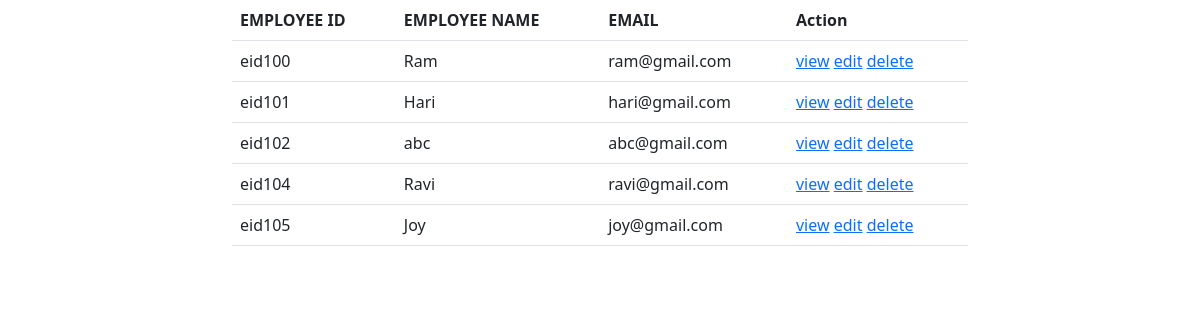
The app's page /employee/all, older data.
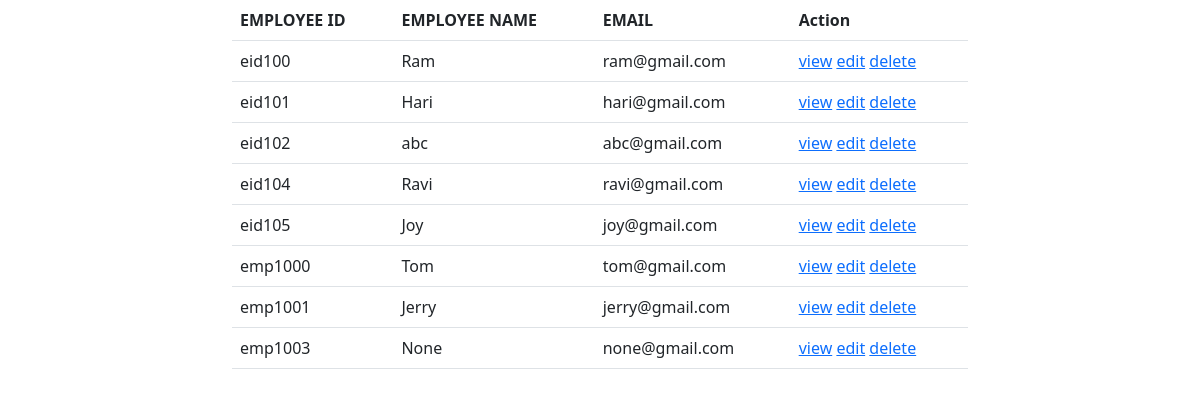
The same page, newer data.
### employee/models.py (models this page shows)
class Employee(models.Model):
    eid=models.CharField(max_length=120,primary_key=True)
    employee_name=models.CharField(max_length=120)
    designation=models.CharField(max_length=120)
    salary=models.PositiveIntegerField()
    email=models.EmailField(unique=True)
    experience=models.PositiveIntegerField(null=True)
    def __str__(self):
        return self.employee_name

### employee/views.py (the view)
# urls.py: path("all",views.EmployeeListView.as_view(),name="emp-list"),
class EmployeeListView(View):
    def get(self,request,*args,**kwargs):
        qs=Employee.objects.all()
        return render(request,"emp-list.html",{"employees":qs})

### employee/templates/emp-list.html (shortened to what this page needs)
<!DOCTYPE html>
<html lang="en">
<head>
    <link href="https://cdn.jsdelivr.net/npm/bootstrap@5.1.3/dist/css/bootstrap.min.css" rel="stylesheet">
</head>
<body>
<div class="container">
    <div class="row">
        <div class="col-2"></div>
        <div class="col-8">
        <table class="table">
            <tr>
                <th>EMPLOYEE ID</th>
                <th>EMPLOYEE NAME</th>
                <th>EMAIL</th>
                <th>Action</th>
            </tr>
            {%for emp in employees%}
            <tr>
                <td>{{emp.eid}}</td>
                <td>{{emp.employee_name}}</td>
                <td>{{emp.email}}</td>
                <td>
                    <a href="{%url 'emp-detail' emp.eid%}">view</a>
                    <a href="{%url 'emp-edit' emp.eid%}">edit</a>
                    <a href="{%url 'emp-delete' emp.eid%}">delete</a>
                </td>
            </tr>
            {%endfor%}
        </table>
        </div>
        <div class="col-2"></div>
    </div>
</div>
</body>
</html>

Row changes from the older to the newer data that the page shows:
added Employee: eid "emp1000", employee_name "Tom", email "tom@gmail.com"
added Employee: eid "emp1001", employee_name "Jerry", email "jerry@gmail.com"
added Employee: eid "emp1003", employee_name "None", email "none@gmail.com"
